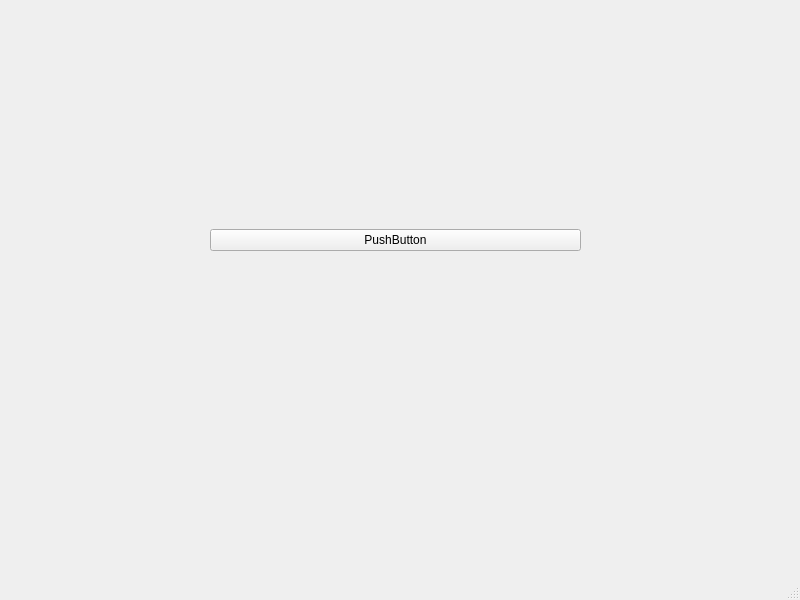
<?xml version="1.0" encoding="UTF-8"?>
<ui version="4.0">
 <class>MainWindow</class>
 <widget class="QMainWindow" name="MainWindow">
  <property name="geometry">
   <rect>
    <x>0</x>
    <y>0</y>
    <width>800</width>
    <height>600</height>
   </rect>
  </property>
  <property name="windowTitle">
   <string>MainWindow</string>
  </property>
  <widget class="QWidget" name="centralwidget">
   <widget class="QWidget" name="gridLayoutWidget">
    <property name="geometry">
     <rect>
      <x>170</x>
      <y>100</y>
      <width>451</width>
      <height>281</height>
     </rect>
    </property>
    <layout class="QGridLayout" name="gridLayout">
     <item row="1" column="1">
      <widget class="QPushButton" name="pushButton">
       <property name="text">
        <string>PushButton</string>
       </property>
      </widget>
     </item>
     <item row="1" column="2">
      <spacer name="horizontalSpacer_2">
       <property name="orientation">
        <enum>Qt::Orientation::Horizontal</enum>
       </property>
       <property name="sizeType">
        <enum>QSizePolicy::Policy::Maximum</enum>
       </property>
       <property name="sizeHint" stdset="0">
        <size>
         <width>40</width>
         <height>20</height>
        </size>
       </property>
      </spacer>
     </item>
     <item row="1" column="0">
      <spacer name="horizontalSpacer">
       <property name="orientation">
        <enum>Qt::Orientation::Horizontal</enum>
       </property>
       <property name="sizeType">
        <enum>QSizePolicy::Policy::Maximum</enum>
       </property>
       <property name="sizeHint" stdset="0">
        <size>
         <width>40</width>
         <height>20</height>
        </size>
       </property>
      </spacer>
     </item>
     <item row="0" column="1">
      <layout class="QHBoxLayout" name="threadContainer"/>
     </item>
    </layout>
   </widget>
  </widget>
  <widget class="QMenuBar" name="menubar">
   <property name="geometry">
    <rect>
     <x>0</x>
     <y>0</y>
     <width>800</width>
     <height>21</height>
    </rect>
   </property>
  </widget>
  <widget class="QStatusBar" name="statusbar"/>
 </widget>
 <resources/>
 <connections/>
</ui>
